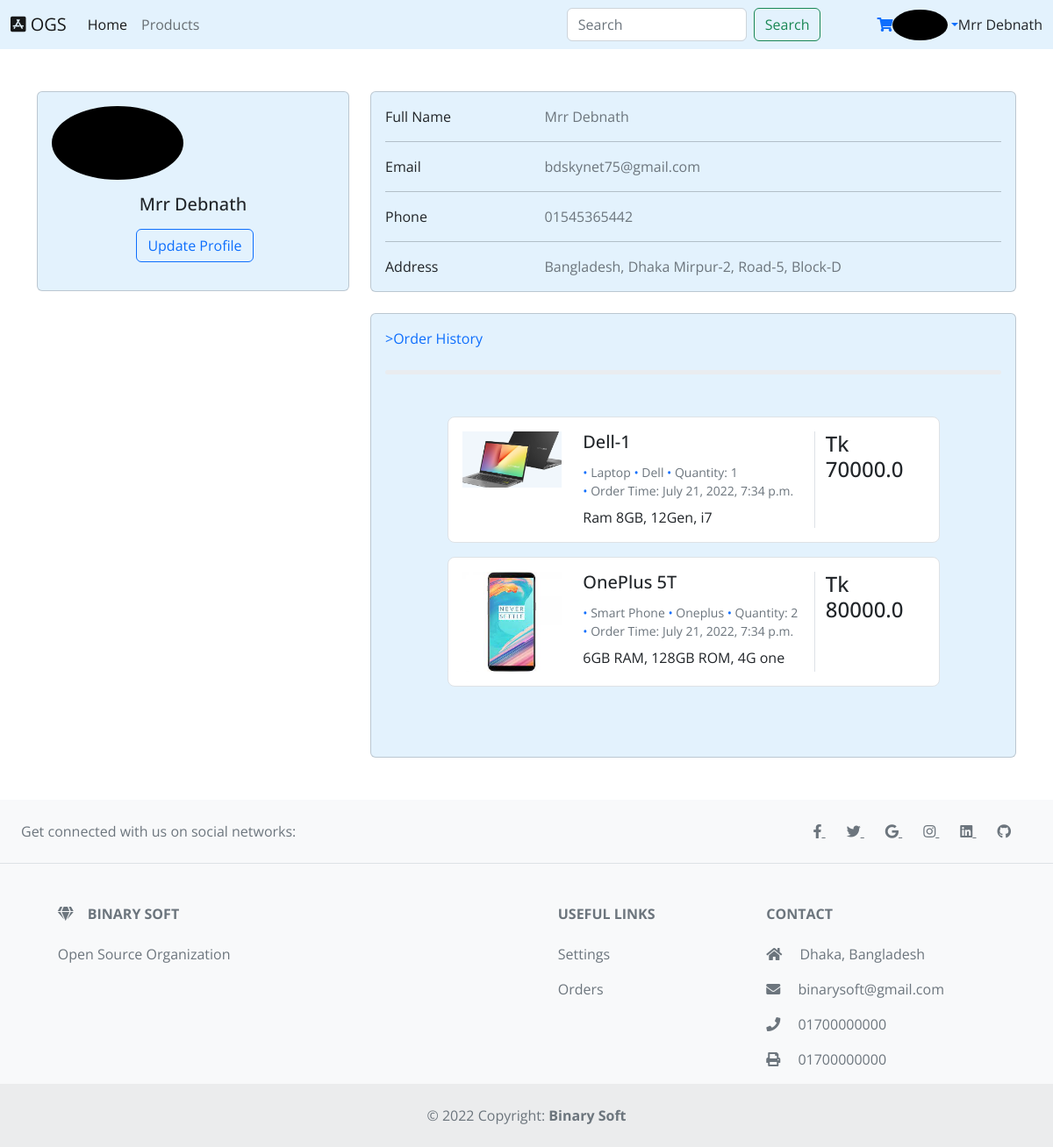
/user/profile/ (signed in), run on the app's committed database.
### UserAuthentication/models.py (models this page shows, shortened)
class ExtendUser(models.Model):
    user = models.OneToOneField(User, on_delete=models.CASCADE)
    address = models.CharField(max_length=300)
    phone = models.CharField(max_length=16)
    picture = models.ImageField(upload_to='userImages/', default="default.webp", blank=True)

### productstemplate/models.py (models this page shows, shortened)
class Order(models.Model):
    user = models.ForeignKey(User, on_delete=models.CASCADE, related_name='orders')
    product = models.ForeignKey(Product, on_delete=models.CASCADE, related_name="product")
    shipping_address = models.CharField(max_length=255)
    quantity = models.PositiveBigIntegerField(default=0)
    sub_total_price = models.FloatField(default=0.0)
    total_price = models.FloatField(default=0.0)
    phone = models.CharField(max_length=15)
    datatime = models.DateTimeField(auto_now_add=True)
    is_last = models.BooleanField(default=False)

class Product(models.Model):
    product_name = models.CharField(max_length=50, blank=False, help_text='Add Product Model Name or Product Name.')
    category = models.ForeignKey(Category, on_delete=models.CASCADE, default="", blank=True, related_name="Products")
    brand_name = models.ForeignKey(Brand, on_delete=models.CASCADE, default="", blank=True, related_name="Products")
    specification = models.CharField(max_length=400, blank=True, default="")
    price = models.FloatField(blank=False, default=0.00, validators=[MinValueValidator(0.0)], help_text='Price Can not be Less than Zero.')
    quantity = models.PositiveBigIntegerField(default=0)
    inStock = models.BooleanField(default=True)
    datatime = models.DateTimeField(auto_now_add=True)
    warranty = models.CharField(max_length=50, blank=True)
    image1 = models.ImageField(upload_to='Product Images')
    image2 = models.ImageField(upload_to='Product Images', blank=True)
    image3 = models.ImageField(upload_to='Product Images', blank=True)
    image4 = models.ImageField(upload_to='Product Images', blank=True)
    class Meta:
        unique_together = [['category', 'brand_name', 'product_name', 'specification'] ]
    def __str__(self):
        return self.product_name

class Category(models.Model):
    category_name = models.CharField(max_length=20, unique=True)
    logo = models.ImageField(upload_to='Category')
    slug = models.SlugField(unique="True", help_text="Slug is a field in autocomplete mode, but if you want you can modify its contents")
    def __str__(self):
        return self.category_name

class Brand(models.Model):
    brand_name = models.CharField(max_length=40, null=True, blank=True, unique=True)
    def __str__(self):
        return self.brand_name

### UserAuthentication/views.py (the view)
# urls.py: path('profile/', views.UserProfileView.as_view(), name='user-profile'),
class UserProfileView(LoginRequiredMixin, TemplateView):
    login_url = "/user/login/"
    template_name = 'UserAuthentication/profile.html'
    def get_context_data(self, *args, **kwargs):
        context = super().get_context_data(**kwargs)
        user = User.objects.get(email=self.request.user)
        context['orders'] = user.orders.all().order_by('-datatime')[:2]
        return context

### templates/UserAuthentication/profile.html (shortened to what this page needs)
{% extends 'base.html' %}
{% block content %}
<section>
    <div class="container py-5">
        <div class="row">
            <div class="col-lg-4">
                <div class="card mb-4" style="background-color: #e3f2fd">
                    <div class="card-body text-center">
                        <img src="{{ request.user.extenduser.picture.url }}" alt="avatar"
                            class="rounded-circle img-fluid" style="width: 150px" />
                        <h5 class="my-3"> {{ request.user.first_name|title }} </h5>
                        <a href="{% url 'update-user-profile' %}" style="text-decoration:none">
                            <button type="button" class="btn btn-outline-primary ms-1 mb-2">Update Profile</button>
                        </a>
                        <br>
                    </div>
                </div>
            </div>
            <div class="col-lg-8">
                <div class="card mb-4" style="background-color: #e3f2fd">
                    <div class="card-body">
                            <div class="row">
                                <div class="col-sm-3">
                                    <p class="mb-0">Full Name</p>
                                </div>
                                <div class="col-sm-9">
                                    <p class="text-muted mb-0">
                                        {{ request.user.first_name|title }} </p>
                                </div>
                            </div>
                            <hr>
                            <div class="row">
                                <div class="col-sm-3">
                                    <p class="mb-0">Email</p>
                                </div>
                                <div class="col-sm-9">
                                    <p class="text-muted mb-0"> {{ request.user }} </p>
                                </div>
                            </div>
                            <hr>
                            <div class="row">
                                <div class="col-sm-3">
                                    <p class="mb-0">Phone</p>
                                </div>
                                <div class="col-sm-9">
                                    <p class="text-muted mb-0">
                                        {{request.user.extenduser.phone}} </p>
                                </div>
                            </div>
                            <hr>
                            <div class="row">
                                <div class="col-sm-3 ">
                                    <p class="mb-0">Address</p>
                                </div>
                                <div class="col-sm-9">
                                    <p class="text-muted mb-0">
                                        {{ request.user.extenduser.address|title }} </p>
                                </div>
                            </div>
                    </div>
                </div>
                <div class="row">
                    <div class="col-md-6 col-lg-12">
                        <div class="card mb-4 mb-md-0" style="background-color: #e3f2fd">
                            <div class="card-body">
                                <a href="{% url 'user-order-list' %}" style="text-decoration:none"> <p class="mb-4"> >Order History </p> </a>
                                <div class="progress rounded" style="height: 5px"> </div>
                                <section>
                                    <div class="container py-5">
                                        {% if orders %}
                                        {% for order in orders %}
                                        <div class="row justify-content-center mb-3">
                                            <div class="col-md-12 col-xl-10">
                                                <div class="card shadow-0 border rounded-3">
                                                    <div class="card-body">
                                                        <div class="row">
                                                            <div class="col-md-12 col-lg-3 col-xl-3 mb-4 mb-lg-0">
                                                                <div
                                                                    class="bg-image hover-zoom ripple rounded ripple-surface">
                                                                    <img src="{{order.product.image1.url}}"
                                                                        class="w-100" />
                                                                </div>
                                                            </div>
                                                            <div class="col-md-6 col-lg-6 col-xl-6">
                                                                <h5> {{order.product}} </h5>
                                                                <div class="mt-1 mb-0 text-muted small">
                                                                    <span class="text-primary"> • </span>
                                                                    <span>{{order.product.category}}</span>
                                                                    <span class="text-primary"> • </span>
                                                                    <span>{{order.product.brand_name|title}}</span>
                                                                    <span class="text-primary"> • </span>
                                                                    <span>Quantity: {{order.quantity}}</span>
                                                                </div>
                                                                <div class="mb-2 text-muted small">
                                                                    <span class="text-primary"> • </span>
                                                                    <span>Order Time: {{order.datatime}}</span>
                                                                </div>
                                                                <p class="text-truncate mb-4 mb-md-0">
                                                                    {{order.product.specification}}
                                                                </p>
                                                            </div>
                                                            <div
                                                                class="col-md-6 col-lg-3 col-xl-3 border-sm-start-none border-start">
                                                                <div class="d-flex flex-row align-items-center mb-4">
                                                                    <h4 class="mb-1 me-1">Tk {{order.sub_total_price}}</h4>
                                                                </div>
                                                            </div>
                                                        </div>
                                                    </div>
                                                </div>
                                            </div>
                                        </div>
                                        {% endfor %}
                                        {% else %}
                                        <div class="d-flex flex-column mt-4">No Order </div>
                                        {% endif %}
                                    </div>
                                </section>
                            </div>
                        </div>
                    </div>
                </div>
            </div>
        </div>
    </div>
</section>
{% endblock content %}

### templates/base.html (shortened to what this page needs)
{% load static %}
<!DOCTYPE html>
<html lang="en">
<head>
  <link rel="stylesheet" href="https://cdnjs.cloudflare.com/ajax/libs/animate.css/4.1.1/animate.min.css" />
  <link rel="stylesheet" href="https://cdnjs.cloudflare.com/ajax/libs/font-awesome/5.15.4/css/all.min.css" />
  <link rel="stylesheet" href="{% static 'css/login.css' %}" />
  <link rel="stylesheet" href="{% static 'css/footer.css' %}" />
  <link rel="stylesheet" href="{% static 'css/singleproduct.css' %}" />
  <link href="https://cdn.jsdelivr.net/npm/bootstrap@5.2.0-beta1/dist/css/bootstrap.min.css" rel="stylesheet"
 />
  <link rel="stylesheet" href="https://cdnjs.cloudflare.com/ajax/libs/font-awesome/5.15.1/css/all.min.css"
/>
</head>
<body>
  <nav class="navbar navbar-expand-lg" style="background-color: #e3f2fd">
    <div class="container-fluid">
      <a class="navbar-brand" href="#">
        <i class="fab fa-app-store-ios"></i>
        OGS
      </a>
      <div class="collapse navbar-collapse" id="navbarScroll">
        <ul class="navbar-nav me-auto my-2 my-lg-0 navbar-nav-scroll" style="--bs-scroll-height: 100px">
          <li class="nav-item">
            <a class="nav-link active" aria-current="page" href="{% url 'home' %}">Home</a>
          </li>
          <li class="nav-item">
            <a class="nav-link" href="{% url 'all-product' %}">Products</a>
          </li>
        </ul>
        <div class="pe-5">
          <form class="d-flex" role="search" method="GET" action="{% url 'search-product' %}">
            <input class="form-control me-2" name="product" type="search" placeholder="Search" aria-label="Search" />
            <button class="btn btn-outline-success" type="submit">
              Search
            </button>
          </form>
        </div>
        <div class="d-flex align-items-center">
          <a class="text-reset me-3" href="#">
            <a href="{% url 'add-to-cart' %}" ><i class="fas fa-shopping-cart"></i> </a>
          </a>
          {% if request.user.is_authenticated %}
          <div class="dropdown">
            <a class="dropdown-toggle d-flex align-items-center hidden-arrow" role="button" id="dropdownMenuButton1"
              data-bs-toggle="dropdown" aria-expanded="false">
              <img src="{{ request.user.extenduser.picture.url }}" class="rounded-circle" height="35" width="35"
                alt="Black and White Portrait of a Man" loading="lazy" />
            </a>
          </div>
          <label>
            {{ request.user.first_name|title }} {{ request.user.last_name|title }}
          </label>
          {% endif %}
        </div>
      </div>
    </div>
  </nav>
  {% block content %}
  {% endblock %}
  {% include 'footer.html' %}
</body>
</html>

### statics/css/footer.css (style rules this page uses)
body { line-height: 1.5; font-family: 'Poppins', sans-serif; }
* { margin:0; padding:0; box-sizing: border-box; }
.container { max-width: 1170px; margin:auto; }
.row { display: flex; flex-wrap: wrap; }
ul { list-style: none; }

### statics/css/singleproduct.css (style rules this page uses)
* { box-sizing: border-box; padding: 0; margin: 0; font-family: 'Open Sans', sans-serif; }
body { line-height: 1.5; }
img { width: 100%; display: block; }
@media screen and (min-width: 992px) { .card { display: grid; grid-template-columns: repeat(2, 1fr); grid-gap: 1.5rem; } }

### data on the page
Order: product.image1 (picture), product "Dell-1", product.category "Laptop", product.brand_name "Dell", quantity "1", datatime "July 21, 2022, 7:34 p.m.", product.specification "Ram 8GB, 12Gen, i7", sub_total_price "70000.0"
Order: product.image1 (picture), product "OnePlus 5T", product.category "Smart Phone", product.brand_name "Oneplus", quantity "2", datatime "July 21, 2022, 7:34 p.m.", product.specification "6GB RAM, 128GB ROM, 4G one", sub_total_price "80000.0"

### other printed values
{{ request.user.first_name|title }} "Mrr Debnath"
{{ request.user }} "bdskynet75@gmail.com"
{{ request.user.extenduser.phone }} "01545365442"
{{ request.user.extenduser.address|title }} "Bangladesh, Dhaka Mirpur-2, Road-5, Block-D"
